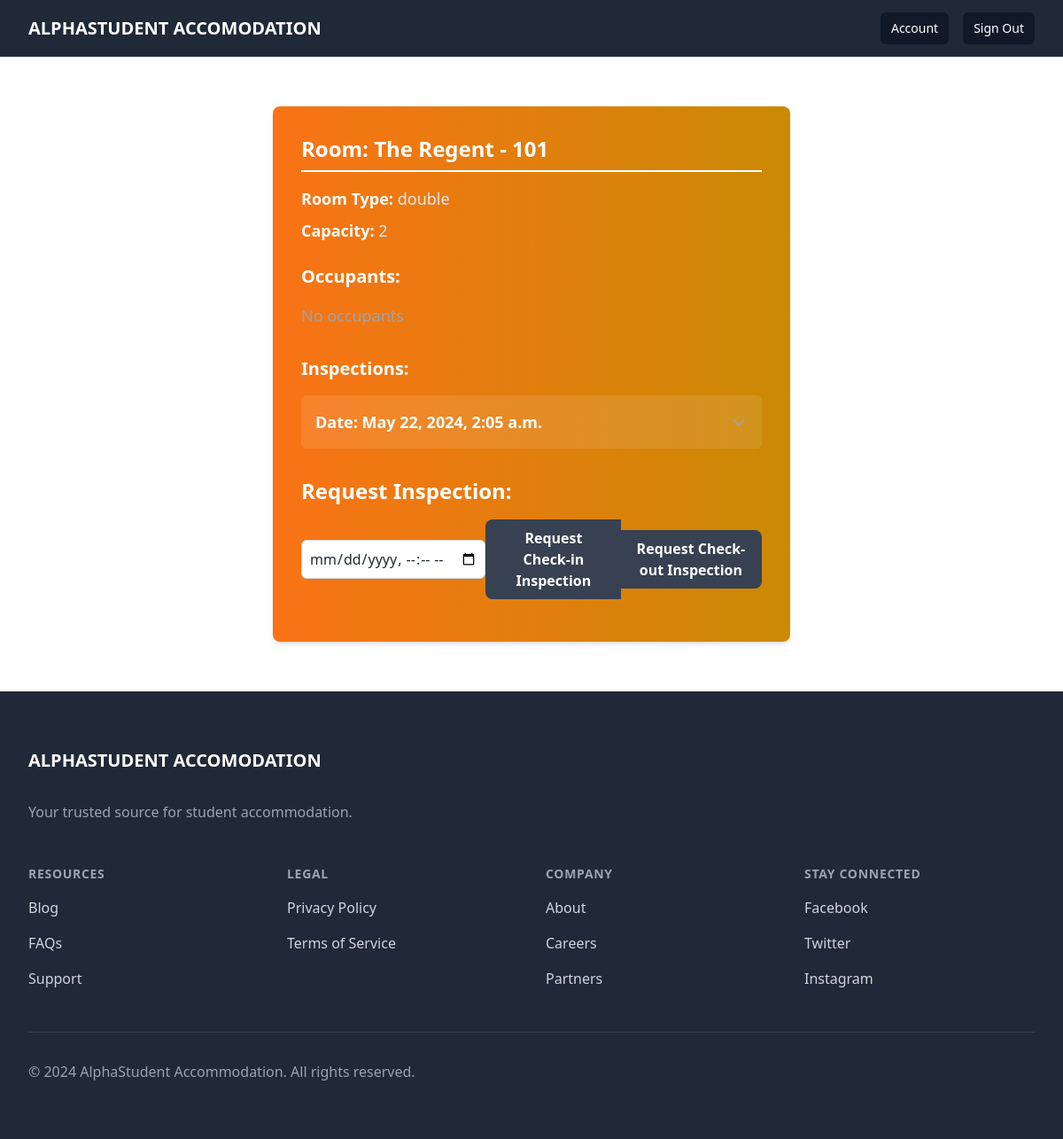
/accommodations/rooms/room/1/ (signed in), run on the app's committed database.
### accommodations/models.py (models this page shows, shortened)
class Room(models.Model):
    building = models.ForeignKey(Building, on_delete=models.CASCADE, related_name='rooms')
    room_number = models.CharField(max_length=3)
    occupants = models.ManyToManyField(CustomUser, related_name='rooms', blank=True)
    capacity = models.PositiveIntegerField(default=1)
    room_type = models.CharField(
            max_length=20,
            choices=(
                ('single', 'Single'),
                ('single_ensuite', 'Single Ensuite'),
                ('double', 'Double'),
                ('double_ensuite', 'Double Ensuite'),
            ),
        )

class Building(models.Model):
    name = models.CharField(max_length=255)
    capacity = models.PositiveIntegerField(help_text="Total number of students the building can accommodate")
    gender_type = models.CharField(
        max_length=10,
        choices=(
            ('unisex', 'Unisex'),
            ('male', 'Male'),
            ('female', 'Female'),
        ),
    )

class RoomInspectionRequest(models.Model):
    room = models.ForeignKey(Room, on_delete=models.CASCADE, related_name='inspection_requests')
    requested_by = models.ForeignKey(CustomUser, on_delete=models.CASCADE)
    requested_at = models.DateTimeField(auto_now_add=True)
    inspection_date = models.DateTimeField(null=True, blank=True)
    status = models.CharField(max_length=20, default='Pending')
    completed = models.BooleanField(default=False)
    type = models.CharField(max_length=20, choices=(
            ('check_in', 'Check-in'),
            ('check_out', 'Check-out'),
        ))

### accommodations/views.py (the view)
# urls.py: path('rooms/room/<int:room_id>/', views.room_detail, name='room_detail'),
@login_required
def room_detail(request, room_id):
    user = request.user
    room = get_object_or_404(Room, pk=room_id)
    inspections_object = room.inspection_requests.all()
    rooms_object = user.rooms.all()
    rooms_with_occupants = {}
    room_occupants = []
    inspections = []
    for inspection in inspections_object:
        inspections.append(inspection)
    for room in rooms_object:
        occupants = room.occupants.all()
        rooms_with_occupants[room] = occupants
    for room, occupants in rooms_with_occupants.items():
        if occupants.exists():
            for occupant in occupants:
                room_occupants.append(occupant)
    return render(request, 'accommodations/room_detail.html', {'room': room, 'inspections': inspections, 'room_occupants': room_occupants})

### accommodations/templates/accommodations/room_detail.html (shortened to what this page needs)
{% extends 'base.html' %}
{% block content %}
<div class="flex justify-center px-4 py-8">
    <div class="w-full md:w-2/3 lg:w-1/2">
        <div class="bg-gradient-to-r from-orange-500 to-yellow-600 rounded-lg shadow-md p-8">
            <h1 class="text-2xl font-bold text-white mb-4 border-b-2 border-white pb-2">Room: {{ room.building.name }} - {{ room.room_number }}</h1>
            <div class="mb-6">
                <p class="text-lg text-gray-200 mb-2"><span class="font-semibold text-white">Room Type:</span> {{ room.room_type }}</p>
                <p class="text-lg text-gray-200"><span class="font-semibold text-white">Capacity:</span> {{ room.capacity }}</p>
            </div>
            <h2 class="text-xl font-bold text-white mb-4">Occupants:</h2>
            <ul class="text-lg text-gray-200 space-y-4">
                {% for occupant in room_occupants %}
                <li class="bg-white bg-opacity-10 rounded-md p-4 cursor-pointer" onclick="toggleOccupantDetails(this)">
                    <div class="flex items-center justify-between">
                        <span class="font-semibold">{{ occupant.first_name }} {{ occupant.last_name }}</span>
                        <svg class="h-5 w-5 text-gray-400 transition-transform duration-200" xmlns="http://www.w3.org/2000/svg" fill="none" viewBox="0 0 24 24" stroke="currentColor">
                            <path stroke-linecap="round" stroke-linejoin="round" stroke-width="2" d="M19 9l-7 7-7-7" />
                        </svg>
                    </div>
                    <div class="occupant-details hidden mt-4 pl-4">
                        <p class="text-gray-400">Student Number: {{ occupant.student_number }}</p>
                        <p class="text-gray-400">Course: {{ occupant.course }}</p>
                    </div>
                </li>
                {% empty %}
                <li class="text-gray-400">No occupants</li>
                {% endfor %}
            </ul>
            {% if inspections %}
            <h2 class="text-xl font-bold text-white mt-8 mb-4">Inspections:</h2>
            <ul class="text-lg text-gray-200 space-y-4">
                {% for inspection in inspections %}
                <li class="bg-white bg-opacity-10 rounded-md p-4 cursor-pointer" onclick="toggleInspectionDetails(this)">
                    <div class="flex items-center justify-between">
                        <span class="font-semibold text-white">Date: {{ inspection.requested_at }}</span>
                        <svg class="h-5 w-5 text-gray-400 transition-transform duration-200" xmlns="http://www.w3.org/2000/svg" fill="none" viewBox="0 0 24 24" stroke="currentColor">
                            <path stroke-linecap="round" stroke-linejoin="round" stroke-width="2" d="M19 9l-7 7-7-7" />
                        </svg>
                    </div>
                </li>
                {% empty %}
                <li class="text-gray-400">No inspections</li>
                {% endfor %}
            </ul>
            {% endif %}
            <h2 class="text-2xl font-bold text-white mt-8 mb-4">Request Inspection:</h2>
            <form id="inspectionForm" action="{% url 'accommodations:request_inspection' room.id %}" method="POST" class="flex items-center justify-center mb-4">
                <input type="datetime-local" name="inspection_date" class="rounded-md p-2 border border-gray-300 text-gray-800 bg-white focus:outline-none focus:border-blue-500" style="width: 40%;" required>
                <button type="submit" name="inspection_type" value="check_in" class="px-4 rounded-l-lg bg-gray-700 text-white font-semibold p-2 border border-gray-700 border-r-0 cursor-pointer">Request Check-in Inspection</button>
                <button type="submit" name="inspection_type" value="check_out" class="px-4 rounded-r-lg bg-gray-700 text-white font-semibold p-2 border border-gray-700 border-l-0 cursor-pointer">Request Check-out Inspection</button>
            </form>
        </div>
    </div>
</div>
{% endblock %}

### data on the page
Room: building.name "The Regent", room_number "101", room_type "double", capacity "2"
RoomInspectionRequest: requested_at "May 22, 2024, 2:05 a.m."
